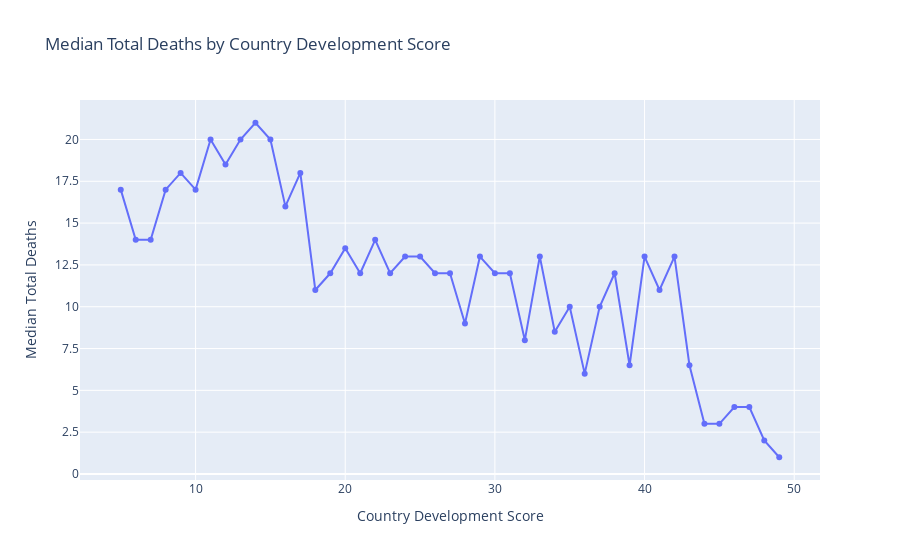
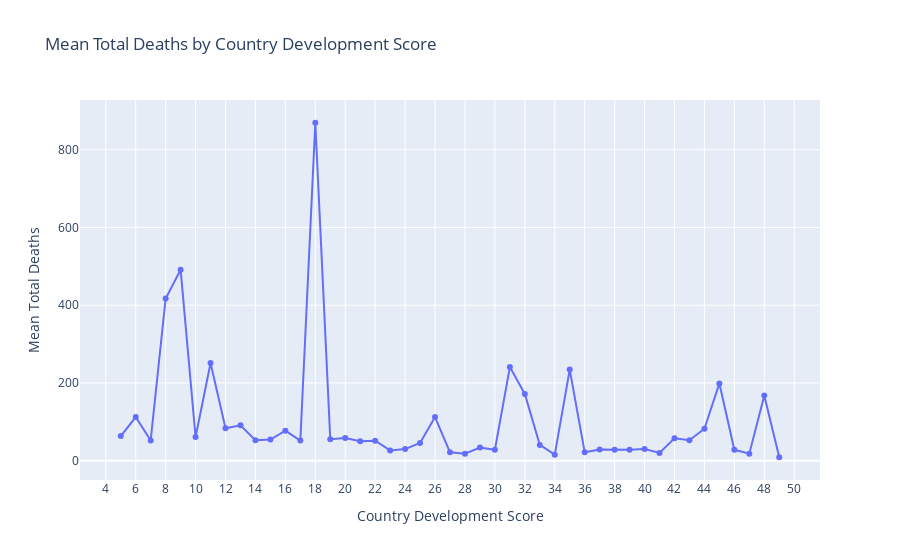

Here is the notebook cell these charts were saved with, in order:
### Code cell
import plotly.graph_objs as go
import pandas as pd

# Assuming df_test_1 contains your dataset

# Calculate mean Total Deaths for each value of country_development_score
#median_deaths_by_score = df_test.groupby('country_development_score')['Total Deaths'].median()

# Plot
fig = go.Figure(data=go.Scatter(x=median_deaths_by_score.index, y=median_deaths_by_score.values, mode='lines+markers'))
fig.update_layout(
    title='Median Total Deaths by Country Development Score',
    xaxis=dict(tickmode='linear', tick0=0, dtick=10),  # Adjust the tick frequency as needed
    yaxis=dict(tickmode='linear', tick0=0, dtick=2.5),  # Adjust the tick frequency as needed
    xaxis_title='Country Development Score',
    yaxis_title='Median Total Deaths',
    showlegend=False,
    hovermode='x unified'
)
fig.show()

# Define the folder path where you want to save the HTML file
folder_path = "/Users/samharris/Desktop/Capstone/24Spr_-S-Harris-_-disasters-/Sample_Capstone/code/website/"

# Ensure that the folder exists
os.makedirs(folder_path, exist_ok=True)

# Define the file path
file_path = os.path.join(folder_path, 'median_total_deaths_by_dev_score.html')

# Save the figure as HTML file
fig.write_html(file_path)

# Calculate mean Total Deaths for each value of country_development_score
#mean_deaths_by_score = df_test.groupby('country_development_score')['Total Deaths'].mean()

# Plot
fig = go.Figure(data=go.Scatter(x=mean_deaths_by_score.index, y=mean_deaths_by_score.values, mode='lines+markers'))
fig.update_layout(
    title='Mean Total Deaths by Country Development Score',
    xaxis=dict(tickmode='linear', tick0=0, dtick=2),  # Adjust the tick frequency as needed
    yaxis=dict(tickmode='linear', tick0=0, dtick=200),  # Adjust the tick frequency as needed
    xaxis_title='Country Development Score',
    yaxis_title='Mean Total Deaths',
    showlegend=False,
    hovermode='x unified'
)
fig.show()

### Figure 1 — Plotly figure (JSON) as saved in the notebook; plotly's stock layout.template omitted (floating-point values rounded to 4 significant figures)
{"data": [{"mode": "lines+markers", "type": "scatter", "x": [5, 6, 7, 8, 9, 10, 11, 12, 13, 14, 15, 16, 17, 18, 19, 20, 21, 22, 23, 24, 25, 26, 27, 28, 29, 30, 31, 32, 33, 34, 35, 36, 37, 38, 39, 40, 41, 42, 43, 44, 45, 46, 47, 48, 49], "y": [17, 14, 14, 17, 18, 17, 20, 18.5, 20, 21, 20, 16, 18, 11, 12, 13.5, 12, 14, 12, 13, 13, 12, 12, 9, 13, 12, 12, 8, 13, 8.5, 10, 6, 10, 12, 6.5, 13, 11, 13, 6.5, 3, 3, 4, 4, 2, 1]}], "layout": {"hovermode": "x unified", "showlegend": false, "title": {"text": "Median Total Deaths by Country Development Score"}, "xaxis": {"dtick": 10, "tick0": 0, "tickmode": "linear", "title": {"text": "Country Development Score"}}, "yaxis": {"dtick": 2.5, "tick0": 0, "tickmode": "linear", "title": {"text": "Median Total Deaths"}}}}

### Figure 2 — Plotly figure (JSON) as saved in the notebook; plotly's stock layout.template omitted (floating-point values rounded to 4 significant figures)
{"data": [{"mode": "lines+markers", "type": "scatter", "x": [5, 6, 7, 8, 9, 10, 11, 12, 13, 14, 15, 16, 17, 18, 19, 20, 21, 22, 23, 24, 25, 26, 27, 28, 29, 30, 31, 32, 33, 34, 35, 36, 37, 38, 39, 40, 41, 42, 43, 44, 45, 46, 47, 48, 49], "y": [63.34, 112.3, 51.97, 417.2, 491.3, 60.67, 251.3, 83.31, 91.05, 52.45, 54.36, 77.04, 51.5, 869.4, 55.08, 58.15, 49.75, 51.38, 26.21, 29.7, 45.25, 112.2, 21.43, 17.71, 33.9, 27.9, 240.7, 171.5, 40.45, 15.39, 234.2, 21.6, 28.57, 28.21, 27.95, 29.79, 19.7, 57.34, 52.65, 82.06, 198.7, 27.82, 18.03, 167.7, 8.722]}], "layout": {"hovermode": "x unified", "showlegend": false, "title": {"text": "Mean Total Deaths by Country Development Score"}, "xaxis": {"dtick": 2, "tick0": 0, "tickmode": "linear", "title": {"text": "Country Development Score"}}, "yaxis": {"dtick": 200, "tick0": 0, "tickmode": "linear", "title": {"text": "Mean Total Deaths"}}}}
